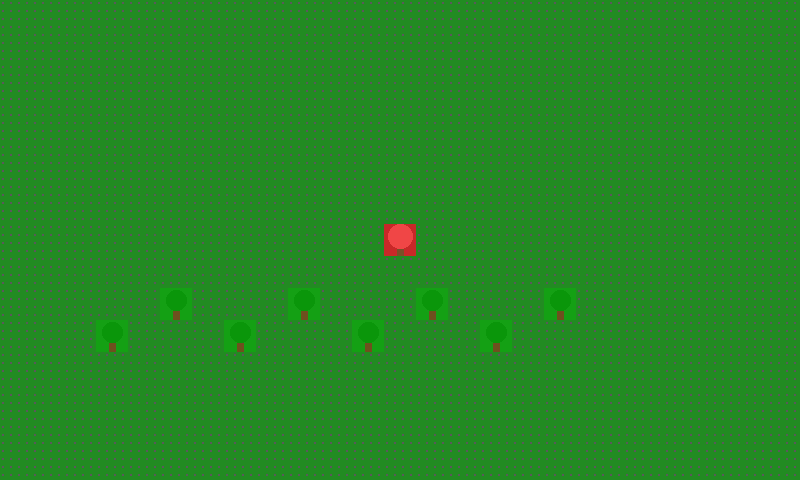

Below is a game level as drawn by its tile map, then a one-line description and the .tmx file that defines it, in full:
An orthogonal 25x15 tile map with 32x32 px tiles, 1 tile layer (Tile Layer 1).

<map version="1.10" tiledversion="1.11.0" orientation="orthogonal" renderorder="right-down" width="25" height="15" tilewidth="32" tileheight="32" infinite="0">
 <tileset firstgid="1" source="tileset.tsx" />
 <layer name="Tile Layer 1" width="25" height="15">
  <data encoding="csv">
1,1,1,1,1,1,1,1,1,1,1,1,1,1,1,1,1,1,1,1,1,1,1,1,1,
1,1,1,1,1,1,1,1,1,1,1,1,1,1,1,1,1,1,1,1,1,1,1,1,1,
1,1,1,1,1,1,1,1,1,1,1,1,1,1,1,1,1,1,1,1,1,1,1,1,1,
1,1,1,1,1,1,1,1,1,1,1,1,1,1,1,1,1,1,1,1,1,1,1,1,1,
1,1,1,1,1,1,1,1,1,1,1,1,1,1,1,1,1,1,1,1,1,1,1,1,1,
1,1,1,1,1,1,1,1,1,1,1,1,1,1,1,1,1,1,1,1,1,1,1,1,1,
1,1,1,1,1,1,1,1,1,1,1,1,1,1,1,1,1,1,1,1,1,1,1,1,1,
1,1,1,1,1,1,1,1,1,1,1,1,7,1,1,1,1,1,1,1,1,1,1,1,1,
1,1,1,1,1,1,1,1,1,1,1,1,1,1,1,1,1,1,1,1,1,1,1,1,1,
1,1,1,1,1,6,1,1,1,6,1,1,1,6,1,1,1,6,1,1,1,1,1,1,1,
1,1,1,6,1,1,1,6,1,1,1,6,1,1,1,6,1,1,1,1,1,1,1,1,1,
1,1,1,1,1,1,1,1,1,1,1,1,1,1,1,1,1,1,1,1,1,1,1,1,1,
1,1,1,1,1,1,1,1,1,1,1,1,1,1,1,1,1,1,1,1,1,1,1,1,1,
1,1,1,1,1,1,1,1,1,1,1,1,1,1,1,1,1,1,1,1,1,1,1,1,1,
1,1,1,1,1,1,1,1,1,1,1,1,1,1,1,1,1,1,1,1,1,1,1,1,1
  </data>
 </layer>
</map>
